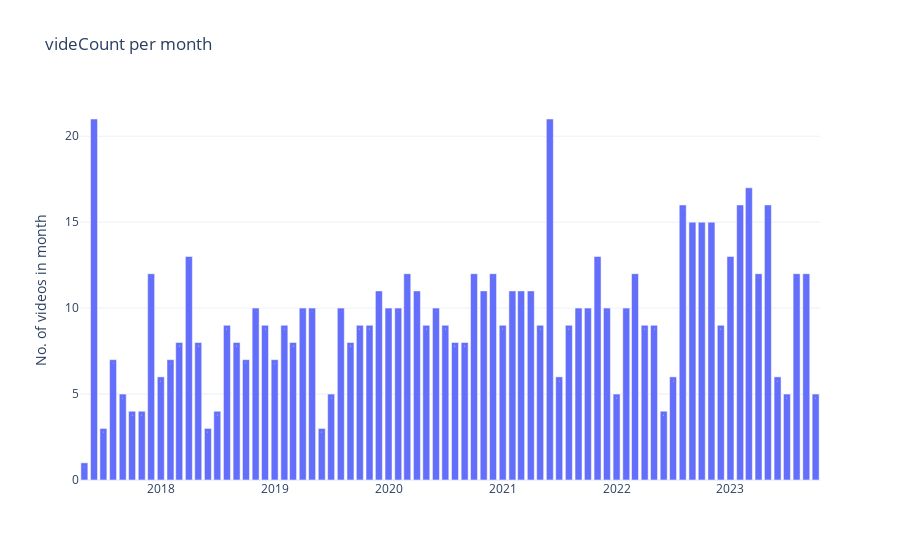

Source (notebook cell):
### Code cell
fig = px.bar(df_group, 
              x=df_group["publishedAtYearMonth"], 
              y=df_group["videoCountMonth"],
              # line_shape='spline',
              # color="publishedAtYear",
              # line_group="publishedAtYear",
              labels={"publishedAtYearMonth": "",
                      "viewCount": "Views", 
                      "likeCount": "Likes", 
                      "commentCount": "Comments",
                      "videoCountMonth": "No. of videos in month",
                      "videoCountYear": "No. of videos in year"
                     },
             text=df_group['videoCountMonth'],
             title="videCount per month",
              hover_data=['videoCountMonth', 'videoCountYear',],
             template='plotly_white'
             )


fig.show()

### Figure 1 — Plotly figure (JSON) as saved in the notebook; plotly's stock layout.template omitted (floating-point values rounded to 4 significant figures)
{"data": [{"alignmentgroup": "True", "customdata": [[57], [57], [57], [57], [57], [57], [57], [57], [92], [92], [92], [92], [92], [92], [92], [92], [92], [92], [92], [92], [99], [99], [99], [99], [99], [99], [99], [99], [99], [99], [99], [99], [122], [122], [122], [122], [122], [122], [122], [122], [122], [122], [122], [122], [130], [130], [130], [130], [130], [130], [130], [130], [130], [130], [130], [130], [125], [125], [125], [125], [125], [125], [125], [125], [125], [125], [125], [125], [114], [114], [114], [114], [114], [114], [114], [114], [114], [114]], "hovertemplate": "=%{x}<br>No. of videos in month=%{text}<br>No. of videos in year=%{customdata[0]}<extra></extra>", "legendgroup": "", "marker": {"color": "#636efa", "pattern": {"shape": ""}}, "name": "", "offsetgroup": "", "orientation": "v", "showlegend": false, "text": [1, 21, 3, 7, 5, 4, 4, 12, 6, 7, 8, 13, 8, 3, 4, 9, 8, 7, 10, 9, 7, 9, 8, 10, 10, 3, 5, 10, 8, 9, 9, 11, 10, 10, 12, 11, 9, 10, 9, 8, 8, 12, 11, 12, 9, 11, 11, 11, 9, 21, 6, 9, 10, 10, 13, 10, 5, 10, 12, 9, 9, 4, 6, 16, 15, 15, 15, 9, 13, 16, 17, 12, 16, 6, 5, 12, 12, 5], "textposition": "auto", "type": "bar", "x": ["2017-05", "2017-06", "2017-07", "2017-08", "2017-09", "2017-10", "2017-11", "2017-12", "2018-01", "2018-02", "2018-03", "2018-04", "2018-05", "2018-06", "2018-07", "2018-08", "2018-09", "2018-10", "2018-11", "2018-12", "2019-01", "2019-02", "2019-03", "2019-04", "2019-05", "2019-06", "2019-07", "2019-08", "2019-09", "2019-10", "2019-11", "2019-12", "2020-01", "2020-02", "2020-03", "2020-04", "2020-05", "2020-06", "2020-07", "2020-08", "2020-09", "2020-10", "2020-11", "2020-12", "2021-01", "2021-02", "2021-03", "2021-04", "2021-05", "2021-06", "2021-07", "2021-08", "2021-09", "2021-10", "2021-11", "2021-12", "2022-01", "2022-02", "2022-03", "2022-04", "2022-05", "2022-06", "2022-07", "2022-08", "2022-09", "2022-10", "2022-11", "2022-12", "2023-01", "2023-02", "2023-03", "2023-04", "2023-05", "2023-06", "2023-07", "2023-08", "2023-09", "2023-10"], "xaxis": "x", "y": [1, 21, 3, 7, 5, 4, 4, 12, 6, 7, 8, 13, 8, 3, 4, 9, 8, 7, 10, 9, 7, 9, 8, 10, 10, 3, 5, 10, 8, 9, 9, 11, 10, 10, 12, 11, 9, 10, 9, 8, 8, 12, 11, 12, 9, 11, 11, 11, 9, 21, 6, 9, 10, 10, 13, 10, 5, 10, 12, 9, 9, 4, 6, 16, 15, 15, 15, 9, 13, 16, 17, 12, 16, 6, 5, 12, 12, 5], "yaxis": "y"}], "layout": {"autosize": true, "barmode": "relative", "legend": {"tracegroupgap": 0}, "title": {"text": "videCount per month"}, "xaxis": {"anchor": "y", "autorange": true, "domain": [0, 1], "range": ["2017-04-17", "2023-10-15"], "title": {"text": ""}, "type": "date"}, "yaxis": {"anchor": "x", "autorange": true, "domain": [0, 1], "range": [0, 22.11], "title": {"text": "No. of videos in month"}, "type": "linear"}}}
